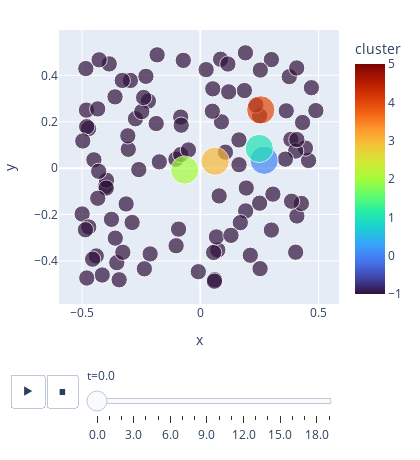

The notebook cell saved with this chart:
### Markdown cell above
...And we repeat the process until some stopping criterion is met. For example we may just set a maximum iteration number, or we may stop when the centroids stop moving, or the cluster membership stops changing, etc. 
For this demo, we'll just use a maximum number of iterations. 

So, a movie of the whole process can look like this:

### Code cell
#| code-fold: true
#| code-summary: "Show the code" 
#| label: fig-kmeans-movie
#| fig-cap: "(Interactive) In this movie, each time step is either the 'cluster membership' step or the 'centroid moving' step."


centroids = orig_centroids.copy() # start over
cluster_memb = -1+np.zeros( (datak.shape[0],1) ,dtype=int) 
maxiter = 10
plot_kmeans(datak, centroids, cluster_memb=cluster_memb)
ts = np.arange(2*maxiter,dtype=int)

columns = ['t','x','y','sizes','cluster','point_number']
total_points = npoints + k  # points + clusters
movie_data = np.zeros( (len(ts)*total_points, len(columns)) )  # giant data array for all data points at all times
movie_data[:,0] = np.repeat(ts, total_points)          # t

xs = np.concatenate( ( datak[:,0], centroids[:,0] ) ) # initial xs
ys = np.concatenate( ( datak[:,1], centroids[:,1] ) ) # initial ys
movie_data[:,1] = np.tile(xs, len(ts))
movie_data[:,2] = np.tile(ys, len(ts))

sizes = np.ones(total_points,dtype=int)
sizes[-k:] = 3
movie_data[:,3] = np.tile(sizes, len(ts)) # sizes is repeated for all times

cs = -2 + np.ones(total_points,dtype=int)
cs[-k:] = np.arange(k, dtype=int)
movie_data[:,4] = np.tile(cs, len(ts))

movie_data[:,5] = np.tile(np.arange(total_points), len(ts))  # point_number is repeated for all time

for t in ts:
    if t==0: 
        continue # leave initial data as step 0
    elif t % 2 == 1: 
        cluster_memb = calc_cluster_membership(datak, centroids)
    else:
        centroids = move_centroids(centroids, datak, cluster_memb)

    start, end = t*total_points, (t+1)*total_points  
    movie_data[start:end, 1] = np.concatenate( (datak[:,0], centroids[:,0]) )    # xs
    movie_data[start:end, 2] = np.concatenate( (datak[:,1], centroids[:,1]) )    # ys
    movie_data[start:end, 4] = np.concatenate( (cluster_memb, np.arange(k, dtype=int)) )  # cluster membership
    
    
df = pd.DataFrame(movie_data, columns=columns)
#df['cluster'] = df['cluster'].astype(int).astype(str) # use discrete colormap
#display(df)


fig = px.scatter(df, x="x", y="y", animation_frame="t", animation_group="point_number",
           color="cluster", hover_name="cluster", hover_data=['point_number'],
           size='sizes', width=420, height=460, range_color=(-1,k), color_continuous_scale='Turbo'
           )
fig.update_layout( margin=dict(l=20, r=20, t=30, b=10),)# template='plotly_dark',)
fig.layout.updatemenus[0].buttons[0].args[1]["transition"]["duration"] = 0 # don't interpolate frames
display(fig)
#print( "Caption: In this movie, each step will either be the 'membership' step or \nthe 'centroid moving' step.")

### Figure 1 — Plotly figure (JSON) as saved in the notebook; plotly's stock layout.template omitted (floating-point values rounded to 4 significant figures)
{"data": [{"customdata": [[0], [1], [2], [3], [4], [5], [6], [7], [8], [9], [10], [11], [12], [13], [14], [15], [16], [17], [18], [19], [20], [21], [22], [23], [24], [25], [26], [27], [28], [29], [30], [31], [32], [33], [34], [35], [36], [37], [38], [39], [40], [41], [42], [43], [44], [45], [46], [47], [48], [49], [50], [51], [52], [53], [54], [55], [56], [57], [58], [59], [60], [61], [62], [63], [64], [65], [66], [67], [68], [69], [70], [71], [72], [73], [74], [75], [76], [77], [78], [79], [80], [81], [82], [83], [84], [85], [86], [87], [88], [89], [90], [91], [92], [93], [94], [95], [96], [97], [98], [99], [100], [101], [102], [103], [104]], "hovertemplate": "<b>%{hovertext}</b><br><br>t=0.0<br>x=%{x}<br>y=%{y}<br>sizes=%{marker.size}<br>point_number=%{customdata[0]}<br>cluster=%{marker.color}<extra></extra>", "hovertext": [-1, -1, -1, -1, -1, -1, -1, -1, -1, -1, -1, -1, -1, -1, -1, -1, -1, -1, -1, -1, -1, -1, -1, -1, -1, -1, -1, -1, -1, -1, -1, -1, -1, -1, -1, -1, -1, -1, -1, -1, -1, -1, -1, -1, -1, -1, -1, -1, -1, -1, -1, -1, -1, -1, -1, -1, -1, -1, -1, -1, -1, -1, -1, -1, -1, -1, -1, -1, -1, -1, -1, -1, -1, -1, -1, -1, -1, -1, -1, -1, -1, -1, -1, -1, -1, -1, -1, -1, -1, -1, -1, -1, -1, -1, -1, -1, -1, -1, -1, -1, 0, 1, 2, 3, 4], "ids": [0, 1, 2, 3, 4, 5, 6, 7, 8, 9, 10, 11, 12, 13, 14, 15, 16, 17, 18, 19, 20, 21, 22, 23, 24, 25, 26, 27, 28, 29, 30, 31, 32, 33, 34, 35, 36, 37, 38, 39, 40, 41, 42, 43, 44, 45, 46, 47, 48, 49, 50, 51, 52, 53, 54, 55, 56, 57, 58, 59, 60, 61, 62, 63, 64, 65, 66, 67, 68, 69, 70, 71, 72, 73, 74, 75, 76, 77, 78, 79, 80, 81, 82, 83, 84, 85, 86, 87, 88, 89, 90, 91, 92, 93, 94, 95, 96, 97, 98, 99, 100, 101, 102, 103, 104], "legendgroup": "", "marker": {"color": [-1, -1, -1, -1, -1, -1, -1, -1, -1, -1, -1, -1, -1, -1, -1, -1, -1, -1, -1, -1, -1, -1, -1, -1, -1, -1, -1, -1, -1, -1, -1, -1, -1, -1, -1, -1, -1, -1, -1, -1, -1, -1, -1, -1, -1, -1, -1, -1, -1, -1, -1, -1, -1, -1, -1, -1, -1, -1, -1, -1, -1, -1, -1, -1, -1, -1, -1, -1, -1, -1, -1, -1, -1, -1, -1, -1, -1, -1, -1, -1, -1, -1, -1, -1, -1, -1, -1, -1, -1, -1, -1, -1, -1, -1, -1, -1, -1, -1, -1, -1, 0, 1, 2, 3, 4], "coloraxis": "coloraxis", "size": [1, 1, 1, 1, 1, 1, 1, 1, 1, 1, 1, 1, 1, 1, 1, 1, 1, 1, 1, 1, 1, 1, 1, 1, 1, 1, 1, 1, 1, 1, 1, 1, 1, 1, 1, 1, 1, 1, 1, 1, 1, 1, 1, 1, 1, 1, 1, 1, 1, 1, 1, 1, 1, 1, 1, 1, 1, 1, 1, 1, 1, 1, 1, 1, 1, 1, 1, 1, 1, 1, 1, 1, 1, 1, 1, 1, 1, 1, 1, 1, 1, 1, 1, 1, 1, 1, 1, 1, 1, 1, 1, 1, 1, 1, 1, 1, 1, 1, 1, 1, 3, 3, 3, 3, 3], "sizemode": "area", "sizeref": 0.0075, "symbol": "circle"}, "mode": "markers", "name": "", "orientation": "v", "showlegend": false, "type": "scatter", "x": [-0.08298, -0.4999, -0.3532, -0.3137, -0.1032, -0.08081, -0.2955, -0.4726, -0.0827, -0.3596, 0.3007, -0.1866, 0.3764, -0.415, -0.3302, -0.4017, 0.4579, 0.1919, 0.1865, -0.4817, 0.4889, -0.2196, -0.3968, 0.4086, -0.2122, -0.4806, -0.2884, -0.008427, 0.07412, 0.08931, -0.3977, 0.1944, -0.45, 0.1638, 0.4446, 0.4034, -0.3607, -0.1023, 0.4275, 0.2508, 0.3833, 0.2509, -0.2301, -0.07191, 0.1634, -0.3853, -0.05009, -0.09186, 0.4034, -0.4971, -0.1734, 0.3859, 0.4085, -0.4842, 0.1909, -0.3277, 0.4326, -0.434, 0.2539, 0.2115, -0.4801, -0.4717, 0.36, 0.05282, -0.3758, 0.08576, 0.06103, 0.3006, 0.3071, 0.3635, 0.05624, -0.4401, -0.4554, -0.2743, 0.05972, -0.428, 0.0681, -0.2477, -0.3046, 0.47, -0.2602, 0.12, -0.3432, -0.43, 0.1063, -0.1826, 0.07975, 0.05095, 0.1692, -0.4337, 0.1297, 0.2528, -0.2397, -0.3066, 0.02467, -0.2367, 0.2351, 0.4078, -0.486, 0.1168, 0.2701, 0.2494, -0.066, 0.06259, 0.2557], "xaxis": "x", "y": [0.2203, -0.1977, -0.4077, -0.1544, 0.03882, 0.1852, 0.3781, 0.1705, 0.05869, -0.3019, 0.4683, 0.1923, 0.3946, -0.4609, 0.3781, -0.07889, 0.03317, -0.1845, 0.3346, 0.2501, 0.2482, 0.2893, -0.05211, -0.2064, -0.37, 0.1788, -0.2345, -0.4466, -0.3533, 0.1998, -0.08594, -0.08582, 0.0359, 0.01489, 0.08656, -0.3625, 0.3074, -0.3346, -0.1522, 0.226, 0.1237, -0.1511, 0.3959, 0.4648, 0.1217, 0.4495, 0.07839, -0.263, 0.07368, 0.1171, 0.02706, -0.1427, 0.1234, 0.4294, 0.4973, -0.3629, 0.1968, 0.2555, 0.423, -0.3757, -0.4738, -0.2538, 0.03883, 0.342, -0.2208, 0.4696, -0.4814, -0.267, -0.1121, 0.2471, -0.3635, -0.3787, -0.3925, 0.213, -0.4874, 0.4673, -0.2967, 0.2438, 0.08136, 0.3468, -0.00623, 0.329, -0.4814, -0.01365, 0.06885, 0.4886, -0.1199, 0.2453, -0.2351, -0.1299, -0.2898, -0.4335, 0.3048, 0.1395, 0.4248, -0.434, 0.2722, 0.432, -0.2656, 0.449, 0.03399, 0.08494, -0.008406, 0.02973, 0.2512], "yaxis": "y"}], "layout": {"coloraxis": {"cmax": 5, "cmin": -1, "colorbar": {"title": {"text": "cluster"}}, "colorscale": [[0, "#30123b"], [0.07143, "#4145ab"], [0.1429, "#4675ed"], [0.2143, "#39a2fc"], [0.2857, "#1bcfd4"], [0.3571, "#24eca6"], [0.4286, "#61fc6c"], [0.5, "#a4fc3b"], [0.5714, "#d1e834"], [0.6429, "#f3c63a"], [0.7143, "#fe9b2d"], [0.7857, "#f36315"], [0.8571, "#d93806"], [0.9286, "#b11901"], [1, "#7a0402"]]}, "height": 460, "legend": {"itemsizing": "constant", "tracegroupgap": 0}, "margin": {"b": 10, "l": 20, "r": 20, "t": 30}, "sliders": [{"active": 0, "currentvalue": {"prefix": "t="}, "len": 0.9, "pad": {"b": 10, "t": 60}, "steps": [{"args": [["0.0"], {"frame": {"duration": 0, "redraw": false}, "fromcurrent": true, "mode": "immediate", "transition": {"duration": 0, "easing": "linear"}}], "label": "0.0", "method": "animate"}, {"args": [["1.0"], {"frame": {"duration": 0, "redraw": false}, "fromcurrent": true, "mode": "immediate", "transition": {"duration": 0, "easing": "linear"}}], "label": "1.0", "method": "animate"}, {"args": [["2.0"], {"frame": {"duration": 0, "redraw": false}, "fromcurrent": true, "mode": "immediate", "transition": {"duration": 0, "easing": "linear"}}], "label": "2.0", "method": "animate"}, {"args": [["3.0"], {"frame": {"duration": 0, "redraw": false}, "fromcurrent": true, "mode": "immediate", "transition": {"duration": 0, "easing": "linear"}}], "label": "3.0", "method": "animate"}, {"args": [["4.0"], {"frame": {"duration": 0, "redraw": false}, "fromcurrent": true, "mode": "immediate", "transition": {"duration": 0, "easing": "linear"}}], "label": "4.0", "method": "animate"}, {"args": [["5.0"], {"frame": {"duration": 0, "redraw": false}, "fromcurrent": true, "mode": "immediate", "transition": {"duration": 0, "easing": "linear"}}], "label": "5.0", "method": "animate"}, {"args": [["6.0"], {"frame": {"duration": 0, "redraw": false}, "fromcurrent": true, "mode": "immediate", "transition": {"duration": 0, "easing": "linear"}}], "label": "6.0", "method": "animate"}, {"args": [["7.0"], {"frame": {"duration": 0, "redraw": false}, "fromcurrent": true, "mode": "immediate", "transition": {"duration": 0, "easing": "linear"}}], "label": "7.0", "method": "animate"}, {"args": [["8.0"], {"frame": {"duration": 0, "redraw": false}, "fromcurrent": true, "mode": "immediate", "transition": {"duration": 0, "easing": "linear"}}], "label": "8.0", "method": "animate"}, {"args": [["9.0"], {"frame": {"duration": 0, "redraw": false}, "fromcurrent": true, "mode": "immediate", "transition": {"duration": 0, "easing": "linear"}}], "label": "9.0", "method": "animate"}, {"args": [["10.0"], {"frame": {"duration": 0, "redraw": false}, "fromcurrent": true, "mode": "immediate", "transition": {"duration": 0, "easing": "linear"}}], "label": "10.0", "method": "animate"}, {"args": [["11.0"], {"frame": {"duration": 0, "redraw": false}, "fromcurrent": true, "mode": "immediate", "transition": {"duration": 0, "easing": "linear"}}], "label": "11.0", "method": "animate"}, {"args": [["12.0"], {"frame": {"duration": 0, "redraw": false}, "fromcurrent": true, "mode": "immediate", "transition": {"duration": 0, "easing": "linear"}}], "label": "12.0", "method": "animate"}, {"args": [["13.0"], {"frame": {"duration": 0, "redraw": false}, "fromcurrent": true, "mode": "immediate", "transition": {"duration": 0, "easing": "linear"}}], "label": "13.0", "method": "animate"}, {"args": [["14.0"], {"frame": {"duration": 0, "redraw": false}, "fromcurrent": true, "mode": "immediate", "transition": {"duration": 0, "easing": "linear"}}], "label": "14.0", "method": "animate"}, {"args": [["15.0"], {"frame": {"duration": 0, "redraw": false}, "fromcurrent": true, "mode": "immediate", "transition": {"duration": 0, "easing": "linear"}}], "label": "15.0", "method": "animate"}, {"args": [["16.0"], {"frame": {"duration": 0, "redraw": false}, "fromcurrent": true, "mode": "immediate", "transition": {"duration": 0, "easing": "linear"}}], "label": "16.0", "method": "animate"}, {"args": [["17.0"], {"frame": {"duration": 0, "redraw": false}, "fromcurrent": true, "mode": "immediate", "transition": {"duration": 0, "easing": "linear"}}], "label": "17.0", "method": "animate"}, {"args": [["18.0"], {"frame": {"duration": 0, "redraw": false}, "fromcurrent": true, "mode": "immediate", "transition": {"duration": 0, "easing": "linear"}}], "label": "18.0", "method": "animate"}, {"args": [["19.0"], {"frame": {"duration": 0, "redraw": false}, "fromcurrent": true, "mode": "immediate", "transition": {"duration": 0, "easing": "linear"}}], "label": "19.0", "method": "animate"}], "x": 0.1, "xanchor": "left", "y": 0, "yanchor": "top"}], "updatemenus": [{"buttons": [{"args": [null, {"frame": {"duration": 500, "redraw": false}, "fromcurrent": true, "mode": "immediate", "transition": {"duration": 0, "easing": "linear"}}], "label": "&#9654;", "method": "animate"}, {"args": [[null], {"frame": {"duration": 0, "redraw": false}, "fromcurrent": true, "mode": "immediate", "transition": {"duration": 0, "easing": "linear"}}], "label": "&#9724;", "method": "animate"}], "direction": "left", "pad": {"r": 10, "t": 70}, "showactive": false, "type": "buttons", "x": 0.1, "xanchor": "right", "y": 0, "yanchor": "top"}], "width": 420, "xaxis": {"anchor": "y", "autorange": true, "domain": [0, 1], "range": [-0.5993, 0.5882], "title": {"text": "x"}, "type": "linear"}, "yaxis": {"anchor": "x", "autorange": true, "domain": [0, 1], "range": [-0.5852, 0.5951], "title": {"text": "y"}, "type": "linear"}}}
